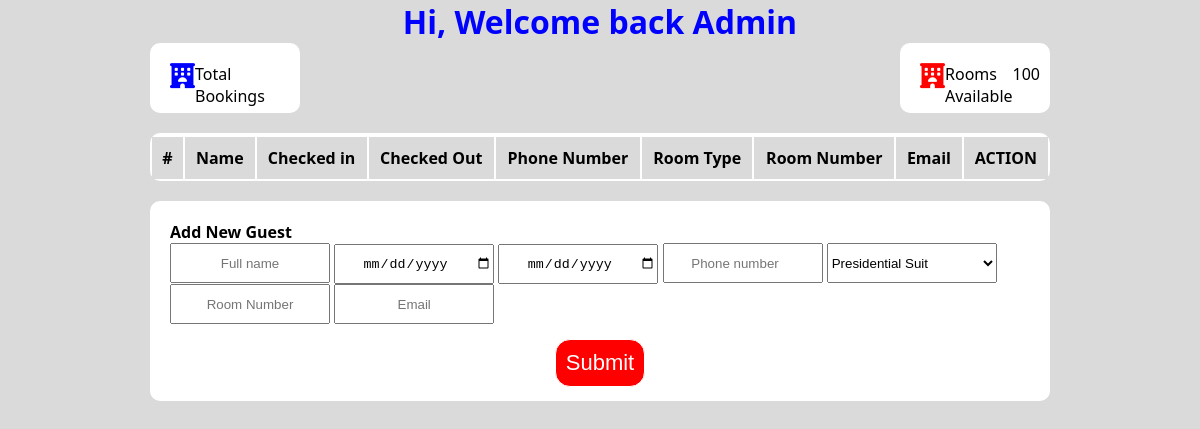
Before: / with the older database file.
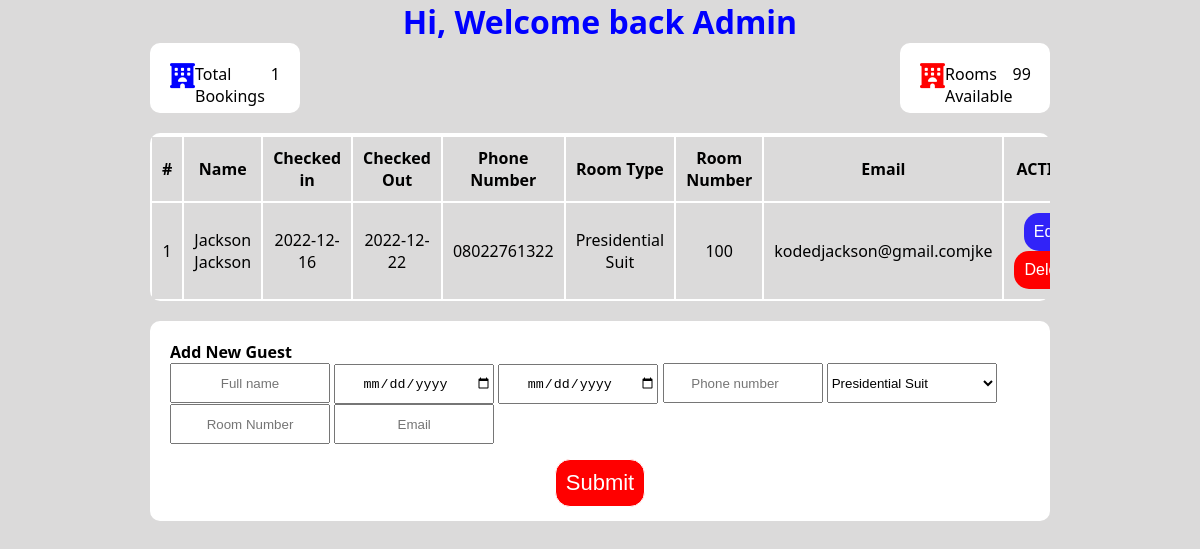
After: the same page with the newer database file.
### tables this page shows
CREATE TABLE `guest` (
  `name` varchar(255) NOT NULL,
  `id` int(10) UNSIGNED NOT NULL,
  `check_in` varchar(255) NOT NULL,
  `check_out` varchar(255) NOT NULL,
  `phone_num` varchar(50) NOT NULL,
  `room_type` varchar(255) NOT NULL,
  `room_num` int(10) NOT NULL,
  `email` varchar(255) NOT NULL
);

### index.php (the view, shortened to what this page needs)
<?php  include('config.php');
$booking_total = mysqli_query($conn, "SELECT SUM(id) AS total FROM guest ;");
$getrow = mysqli_fetch_assoc($booking_total);
$total = $getrow['total'];
$rooms_available = 100 - $total;
?>
<!DOCTYPE html>
<html lang="en">
<head>
    <link rel="stylesheet" href="css/all.css">
    <link rel="stylesheet" href="style.css">
    <link rel="stylesheet" href="https://cdnjs.cloudflare.com/ajax/libs/font-awesome/6.2.0/css/all.min.css">
</head>
<body>
    <main>
        <div class="welcome">
            <h1 style="text-align: center; color:blue;">Hi, Welcome back Admin</h1>
        </div>
        <div class="col">
            <div class="bookings row">
                <i class="fa fa-hotel" style="font-size: 25px; color:blue;"></i>
                <p>Total Bookings</p>
                <span><?php echo $total;?></span>
            </div>
            <div class="customers row">
            <i class="fa fa-hotel" style="font-size: 25px; color:red; "></i>
                <p>Rooms Available</p>
                <span><?php echo $rooms_available; ?></span>
            </div>
        </div>
        <div class="booking_details">
            <div class="table">
                <table>
                    <thead>
                        <th>
                            <tr>
                                <td>#</td>
                                <td>Name</td>
                                <td>Checked in</td>
                                <td>Checked Out</td>
                                <td>Phone Number</td>
                                <td>Room Type</td>
                                <td>Room Number</td>
                                <td>Email</td>
                                <td>ACTION</td>
                            </tr>
                        </th>
                    </thead>
                    <tbody>
                        <?php
                        $sql = mysqli_query($conn, "SELECT * FROM `guest`");
                        if($sql==TRUE){
                            $SN = 1;
                            $count = mysqli_num_rows($sql);
if ($count>0){
        while($rows=mysqli_fetch_assoc($sql)){
        $id = $rows['id'];
        $nameDb = $rows['name'];
        $checkin = $rows['check_in'];
        $checkout = $rows['check_out'];
        $phone_numDB = $rows['phone_num'];
        $room_typeDb = $rows['room_type'];
        $room_numDb = $rows['room_num'];
        $emailDB = $rows['email'];
          ?>
            <tr>
                            <td><?php echo $SN++ ;?></td>
                            <td><?php echo $nameDb ;?></td>
                            <td><?php echo $checkin ;?></td>
                            <td><?php echo $checkout ;?></td>
                            <td><?php echo $phone_numDB ;?></td>
                            <td><?php echo $room_typeDb;?></td>
                            <td><?php echo $room_numDb;?></td>
                            <td><?php echo $emailDB;?></td>
                            <td><a href="<?php echo HOMEPAGE ?>edit.php?id=<?php echo $id ;?>"><button type="button" id="edit">Edit</button></a>
                            <a href="<?php echo HOMEPAGE ?>delete.php?id=<?php echo $id ;?>"><button type="button" id="delete">Delete</button></a></td>
                        </tr>
          <?php
        }
      }else{
      }
    }else{
    }
  ?>
  </tbody>
</table>
            </div>
        </div>
        <div class="add_new">
            <h4>Add New Guest</h4>
            <form method="POST" action="add_new.php">
                <input type="text" required name="name" placeholder="Full name">
                <input type="date" required name="check_in" placeholder="2022-12-6">
                <input type="date" required name="check_out">
                <input type="number" required name="phone_num" placeholder="Phone number">
                <select id="room_type" required name="room_type">
                    <option value="Presidential Suit">Presidential Suit</option>
                </select>
                <input type="text" required name="room_num" placeholder="Room Number">
                <input type="email"  required name="email" placeholder="Email">
                <div class="submit">
                    <button type="submit">Submit</button>
                </div>
            </form>
        </div>
    </main>
</body>
</html>

### style.css (style rules this page uses)
* { margin: 0; padding: 0; box-sizing: border-box; }
html { font-family:'Segoe UI', Tahoma, Geneva, Verdana, sans-serif; }
body { height: 100vh; background: rgb(219, 218, 218); }
main .col { padding: 0 150px; display: flex; justify-content: space-between; }
main .col .row { background-color: rgb(255, 255, 255); display: flex; width: 150px; height: 70px; padding: 20px; border-radius: 10px; }
main .booking_details { background: #fff; margin: 20px 150px; border-radius: 10px; max-height: 400px; overflow-y: auto; }
main .table table { justify-content: space-between; width: 100%; }
main .table table thead { font-weight: 600; }
tr, td { padding: 10px; text-align: center; }
tr { border-bottom: 1px solid #333; background: rgb(219, 218, 218);; }
main .table table tbody { border: 5px solid #333; }
main .table table tbody td button { font-size: 16px; padding: 10px; border-radius: 15px; border: none; cursor: pointer; }
main .table table tbody #edit { background: rgb(49, 35, 248); color: #fff; }
main .table table tbody #delete { background: red; color: #FFF; }
main .add_new { height: 200px; background-color: #fff; margin: 20px 150px; border-radius: 10px; padding: 20px; }
main .add_new input { width: 160px; height: 40px; text-align: center; }
main .add_new select { width: 170px; height: 40px; }
main .add_new .submit { justify-content: center; display: flex; justify-content: center; text-align: center; }
main .add_new .submit button { padding: 10px; margin: 15px 0; background-color: red; color: #fff; font-size: 22px; font-weight: 400px; border: 1px solid #fff; border-radius: 15px; text-align: center; }

Changed rows visible on the page:
added guest: name "Jackson Jackson", check_in "2022-12-16", check_out "2022-12-22", phone_num "08022761322", room_type "Presidential Suit", room_num "100", email "kodedjackson@gmail.comjke"
Other visible differences:
$total: (not shown) → "1"
$rooms_available: "100" → "99"
